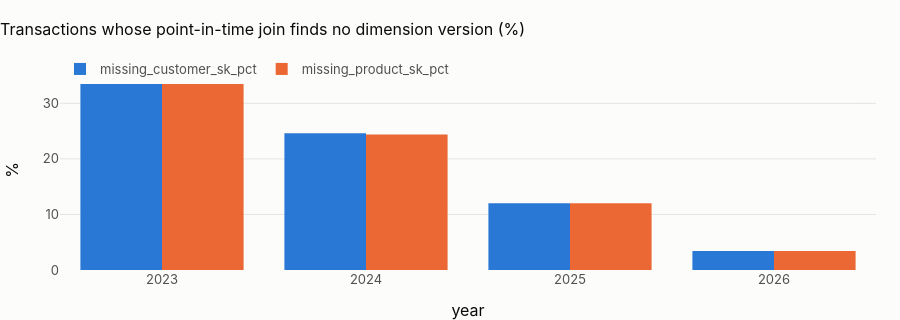

Notebook code for this chart:
### Markdown cell above
## 4 · Facts and their keys: the point-in-time join
`fct_transaction` attaches the customer and product **version valid at the transaction time**:
`t.ts >= dim.valid_from and t.ts < dim.valid_to`. Count how often that finds a version.

### Code cell
cov = pl.q("""
    select count(*) as transactions,
           count(customer_sk) as with_customer_sk, count(product_sk) as with_product_sk,
           count(*) filter (where customer_sk is null) as missing_customer_sk,
           count(*) filter (where product_sk is null) as missing_product_sk,
           count(*) filter (where customer_sk is null or product_sk is null) as missing_either
    from {fct_transaction}""")
show(cov, paging=False)
why = pl.q("""
    select count(*) filter (where t.customer_sk is null) as missing_customer_sk,
           count(*) filter (where t.customer_sk is null and t.transaction_ts_utc < c.registration_date)
             as of_which_before_registration,
           count(*) filter (where t.product_sk is null) as missing_product_sk,
           count(*) filter (where t.product_sk is null and t.dq_r01_before_product_open) as of_which_before_opening
    from {fct_transaction} t join {int_customer_profile} c using (customer_id)""")
show(why, paging=False)
yr = pl.q("""select year(transaction_ts_utc) as year, count(*) as transactions,
                    round(100 * avg((customer_sk is null)::int), 1) as missing_customer_sk_pct,
                    round(100 * avg((product_sk is null)::int), 1) as missing_product_sk_pct
             from {fct_transaction} group by 1 order by 1""")
fig = px.bar(
    yr.melt(id_vars="year", value_vars=["missing_customer_sk_pct", "missing_product_sk_pct"]),
    x="year",
    y="value",
    color="variable",
    barmode="group",
    title="Transactions whose point-in-time join finds no dimension version (%)",
)
fig.update_layout(height=320, yaxis_title="%", legend_title=None)
fig.show()

### Figure 1 — Plotly figure (JSON) as saved in the notebook; plotly's stock layout.template omitted (floating-point values rounded to 4 significant figures)
{"data": [{"alignmentgroup": "True", "hovertemplate": "variable=missing_customer_sk_pct<br>year=%{x}<br>value=%{y}<extra></extra>", "legendgroup": "missing_customer_sk_pct", "marker": {"color": "#2a78d6", "pattern": {"shape": ""}}, "name": "missing_customer_sk_pct", "offsetgroup": "missing_customer_sk_pct", "orientation": "v", "showlegend": true, "textposition": "auto", "type": "bar", "x": [2023, 2024, 2025, 2026], "xaxis": "x", "y": [34.2, 24.6, 12.0, 3.4], "yaxis": "y"}, {"alignmentgroup": "True", "hovertemplate": "variable=missing_product_sk_pct<br>year=%{x}<br>value=%{y}<extra></extra>", "legendgroup": "missing_product_sk_pct", "marker": {"color": "#eb6834", "pattern": {"shape": ""}}, "name": "missing_product_sk_pct", "offsetgroup": "missing_product_sk_pct", "orientation": "v", "showlegend": true, "textposition": "auto", "type": "bar", "x": [2023, 2024, 2025, 2026], "xaxis": "x", "y": [34.1, 24.4, 12.0, 3.4], "yaxis": "y"}], "layout": {"barmode": "group", "height": 320, "legend": {"title": {}, "tracegroupgap": 0}, "title": {"text": "Transactions whose point-in-time join finds no dimension version (%)"}, "xaxis": {"anchor": "y", "domain": [0.0, 1.0], "title": {"text": "year"}}, "yaxis": {"anchor": "x", "domain": [0.0, 1.0], "title": {"text": "%"}}}}
